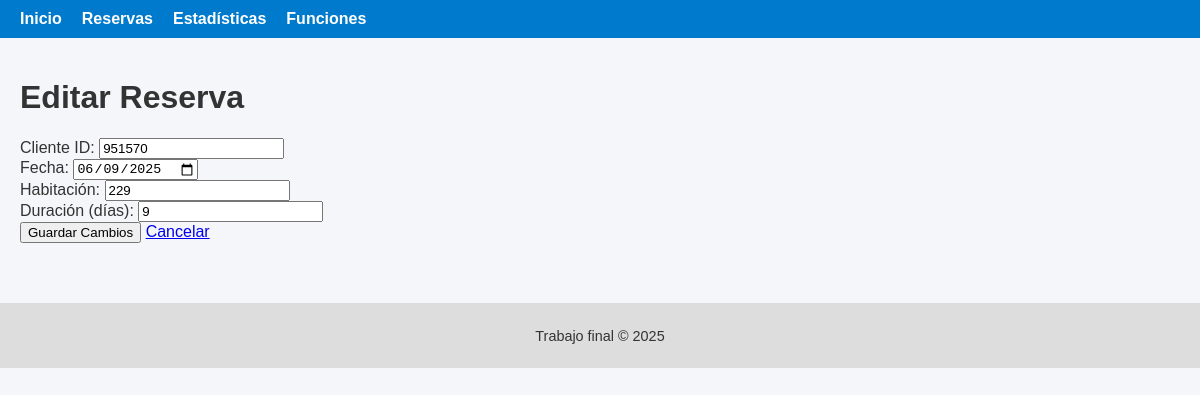
Page /reservas/editar/104 on the committed database.
### app/models.py (models this page shows)
class Reserva(db.Model):
    __tablename__ = 'reservas'
    id = db.Column(db.Integer, primary_key=True)
    cliente_id = db.Column(db.Integer, nullable=False)
    fecha = db.Column(db.String(10), nullable=False)
    habitacion = db.Column(db.Integer, nullable=False)
    duracion = db.Column(db.Integer, nullable=False)

### app/routes/crud.py (the view, shortened to what this page needs)
@bp.route('/reservas/editar/<int:id>', methods=['GET', 'POST'])
def editar_reserva(id):
    reserva = Reserva.query.get_or_404(id)
    return render_template('editar_reserva.html', reserva=reserva)

### app/templates/editar_reserva.html (shortened to what this page needs)
{% extends 'base.html' %}
{% block content %}
<h1>Editar Reserva</h1>
<form method="post">
    <label for="cliente_id">Cliente ID:</label>
    <input type="number" name="cliente_id" value="{{ reserva.cliente_id }}" required><br>
    <label for="fecha">Fecha:</label>
    <input type="date" name="fecha" value="{{ reserva.fecha }}" required><br>
    <label for="habitacion">Habitación:</label>
    <input type="number" name="habitacion" value="{{ reserva.habitacion }}" required><br>
    <label for="duracion">Duración (días):</label>
    <input type="number" name="duracion" value="{{ reserva.duracion }}" required><br>
    <button type="submit">Guardar Cambios</button>
    <a href="{{ url_for('crud.reservas') }}">Cancelar</a>
</form>
{% endblock %}

### app/static/css/main.css (style rules this page uses)
body { font-family: Arial, sans-serif; margin: 0; padding: 0; background-color: #f4f6f9; color: #333; }

### rows in the picture
Reserva: cliente_id "951570", fecha "06/09/2025", habitacion "229", duracion "9"
